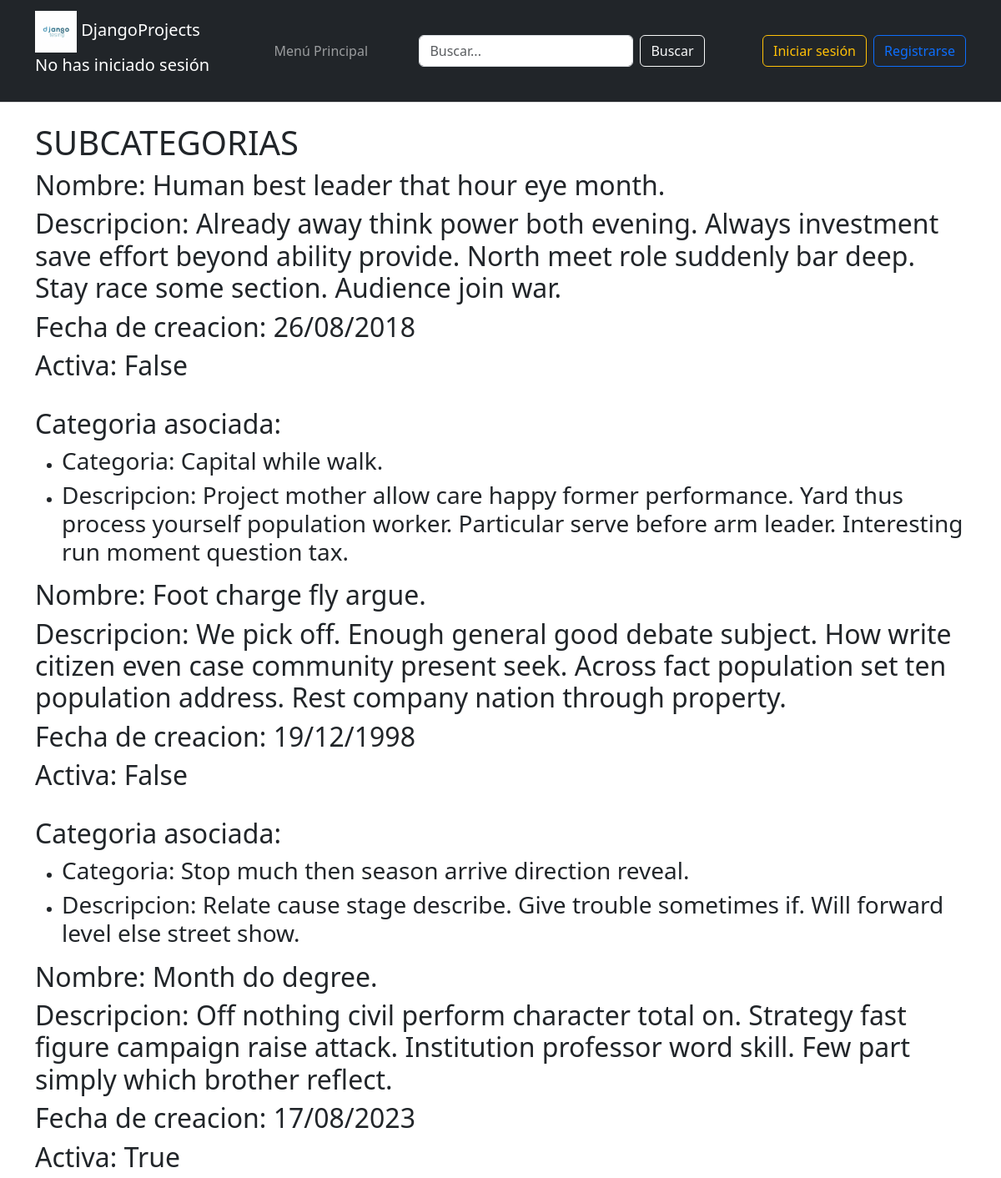
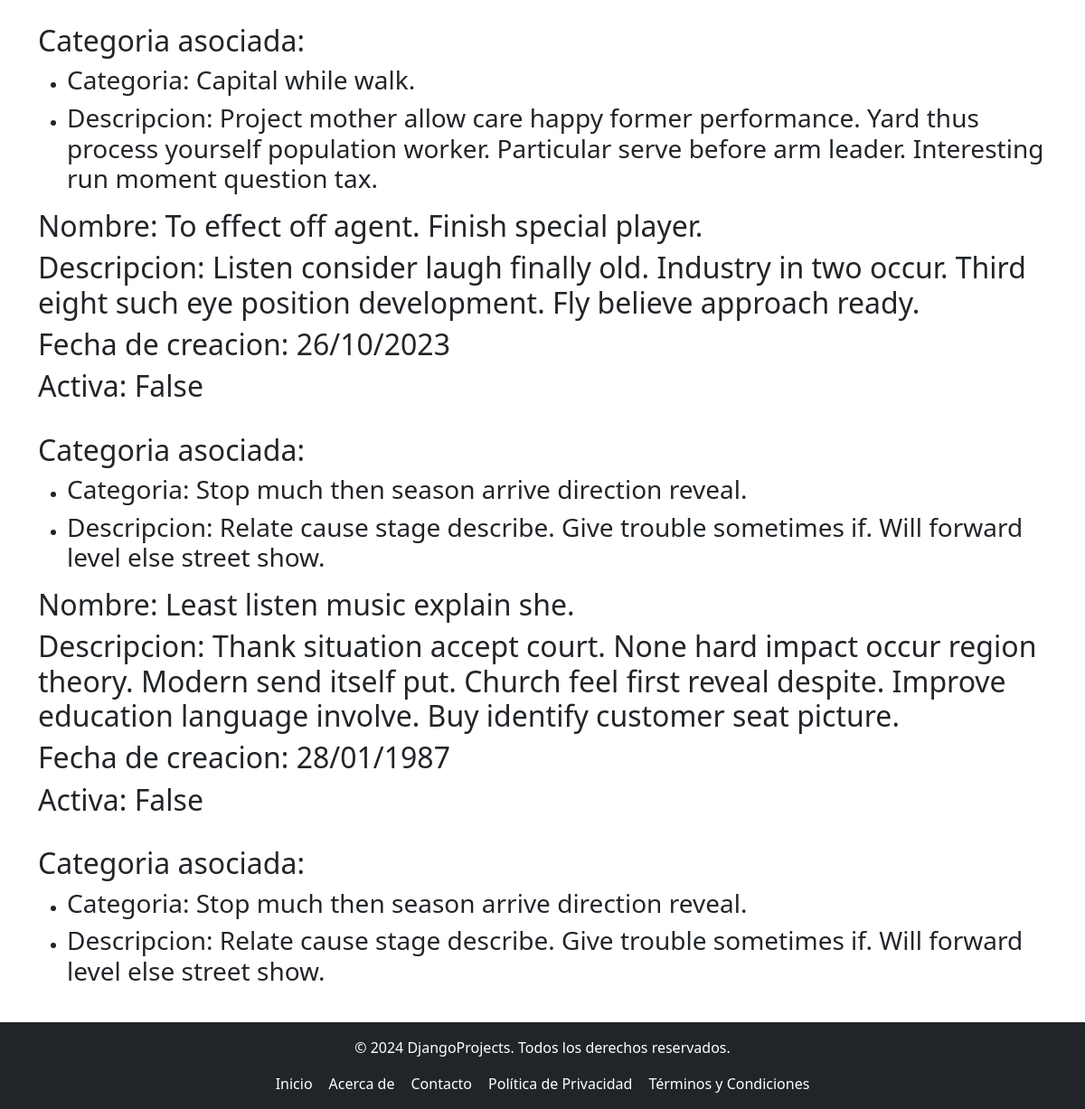
Page /Subcategoria/Lista_subcategoria on the earlier database version (2 pictures, top to bottom).
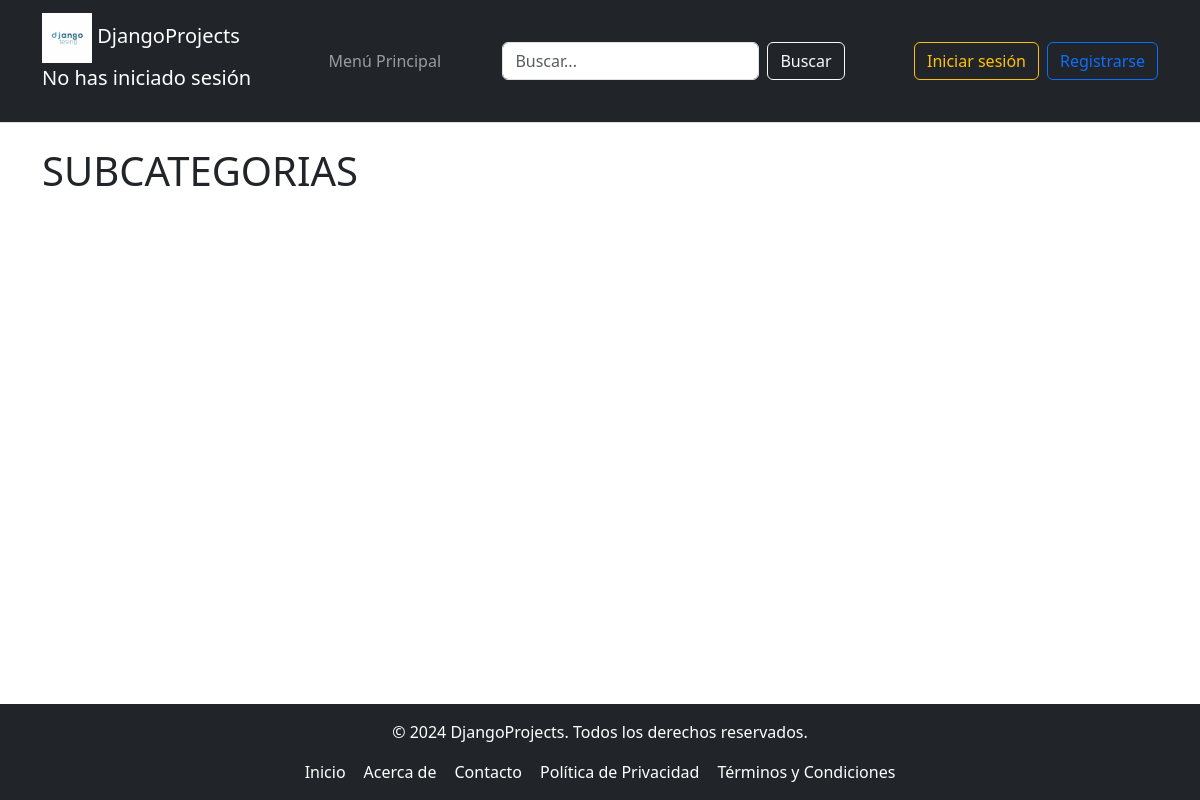
Same page on the later database version.
### tutorial/models.py (models this page shows, shortened)
class SubCategoria(models.Model):
    nombre = models.CharField(max_length=50)
    descripcion = models.TextField(max_length=300)
    fecha_Creacion = models.DateTimeField()
    activa = models.BooleanField(default=False)
    categoria = models.ForeignKey(Categoria, on_delete=models.CASCADE, related_name="CategoriaSubcategoria")

class Categoria(models.Model):
    nombre = models.CharField(max_length=50)
    es_activa = models.BooleanField(default=False)
    popularidad = models.DecimalField(max_digits=3, decimal_places=1)
    descripcion = models.TextField(max_length=300)
    tutorial = models.ForeignKey(Tutorial, on_delete=models.CASCADE, related_name="categoria_del_tutorial")

### tutorial/views.py (the view)
# urls.py: path('Subcategoria/Lista_subcategoria', views.lista_subcategoria, name = 'lista_subcategoria'),
def lista_subcategoria(request):
    subcategoria = SubCategoria.objects.select_related('categoria').all()
    return render(request, 'Subcategoria/lista_subcategoria.html', {"subcategoria_mostrar": subcategoria})

### tutorial/templates/Subcategoria/lista_subcategoria.html
{% extends "Padre.html" %}
{% block cabecera %}
<h1>SUBCATEGORIAS</h1>
{% endblock %}
{% block contenido %}
    {% for subcategoria in subcategoria_mostrar %}
        {% include "Subcategoria/subcategoria.html" %}
    {% endfor %}
{% endblock %}

### tutorial/templates/Padre.html (shortened to what this page needs)
<!DOCTYPE html>
<html lang="es">
  <head>
    {% load django_bootstrap5 %}
    {% load static %}
    <link rel="stylesheet" type="text/css" href="{% static 'css/EstiloTemplate.css' %}">
    <link href="https://cdn.jsdelivr.net/npm/bootstrap@5.3.0/dist/css/bootstrap.min.css" rel="stylesheet">
  </head>
  <body>
    <nav class="navbar navbar-expand-lg navbar-dark bg-dark">
      <div class="container">
        <a class="navbar-brand" href="#">
          <img src="{% static 'imagenes/django.png' %}" alt="Logo de Django" class="logo" style="width: 50px;">
          DjangoProjects
          {% if user.is_authenticated %}
              <p>Fecha de inicio de sesión: {{ user.fecha_inicio_sesion }}</p>
          {% else %}
              <p>No has iniciado sesión</p>
          {% endif %}
        </a>
        <div class="collapse navbar-collapse" id="navbarNav">
          {% include "MenuNavegacion.html" %}
          <form class="d-flex ms-auto me-3" method="GET" action="{% url 'buscar' %}">
            <input class="form-control me-2" type="search" placeholder="Buscar..." aria-label="Search" name="query">
            <button class="btn btn-outline-light" type="submit">Buscar</button>
          </form>
          <div class="d-flex align-items-center ms-auto">
            {% if user.is_authenticated %}
              <div class="text-light text-end me-3">
                <p class="mb-0"><strong>Bienvenido:</strong> {{ user.nombre }}</p>
                <p class="mb-0"><strong>Correo:</strong> {{ user.email }}</p>
                <p class="mb-0"><strong>Rol:</strong>
                  {% if user.rol == 2 %}
                    Profesor
                  {% elif user.rol == 3 %}
                    Estudiante
                  {% else %}
                    Administrador
                  {% endif %}
                </p>
              </div>
              <form method="post" action="{% url 'logout' %}" style="display: inline;">
                {% csrf_token %}
                <button class="btn btn-outline-danger" type="submit">Cerrar sesión</button>
              </form>
            {% else %}
              <a class="btn btn-outline-warning me-2" href="{% url 'login' %}">Iniciar sesión</a>
              <a class="btn btn-outline-primary" href="{% url 'registrar_usuario' %}">Registrarse</a>
            {% endif %}
          </div>
        </div>
      </div>
    </nav>
    <div class="container mt-4">
      {% block cabecera %}
      {% endblock %}
      {% block contenido %}
      {% endblock %}
    </div>
    {% include "Footer.html" %}
  </body>
</html>

### tutorial/templates/MenuNavegacion.html
<ul class="navbar-nav ms-auto">
    <li class="nav-item">
        <a class="nav-link" href="{% url 'pagina_de_enlaces' %}">Menú Principal</a>
    </li>
</ul>

### tutorial/templates/Footer.html
<footer class="bg-dark text-white mt-4 py-3">
    <div class="container text-center">
      <p>© 2024 DjangoProjects. Todos los derechos reservados.</p>
      <nav>
        <ul class="list-inline">
          <li class="list-inline-item"><a class="text-white" href="#">Inicio</a></li>
          <li class="list-inline-item"><a class="text-white" href="#">Acerca de</a></li>
          <li class="list-inline-item"><a class="text-white" href="#">Contacto</a></li>
          <li class="list-inline-item"><a class="text-white" href="#">Política de Privacidad</a></li>
          <li class="list-inline-item"><a class="text-white" href="#">Términos y Condiciones</a></li>
        </ul>
      </nav>
    </div>
  </footer>

### tutorial/templates/Subcategoria/subcategoria.html
<div>
    <h2>Nombre: {{ subcategoria.nombre }}</h2>
    <h2>Descripcion: {{ subcategoria.descripcion }}</h2>
    <h2>Fecha de creacion: {{ subcategoria.fecha_Creacion | date:"d/m/Y"}}</h2>
    <h2>Activa: {{ subcategoria.activa }}</h2>
    <br>
    <h2>Categoria asociada:</h2>
    <ul>
        <li><h3>Categoria: {{ subcategoria.categoria.nombre }}</h3></li>
        <li><h3>Descripcion: {{ subcategoria.categoria.descripcion }}</h3></li>
    </ul>
</div>

### tutorial/static/css/EstiloTemplate.css (style rules this page uses)
html, body { height: 100%; margin: 0; padding: 0; font-family: Arial, sans-serif; display: flex; flex-direction: column; }
.container { flex: 1; width: 80%; margin: 0 auto; }
.navbar { display: flex; align-items: center; background-color: #f2f2f2; padding: 10px 20px; border-bottom: 1px solid #ddd; }
.logo { width: 150px; height: auto; }
img { max-width: 100%; height: auto; }
footer { background-color: #f2f2f2; text-align: center; padding: 10px; margin-top: auto; }
footer ul { list-style: none; margin: 0; padding: 0; display: inline-flex; gap: 10px; }
footer a { text-decoration: none; color: #333; }

Differences in the rows shown:
removed SubCategoria: nombre "Human best leader that hour eye month.", descripcion "Already away think power both evening. Always investment save effort beyond ability provide. North meet role suddenly bar deep. Stay race some section. Audience join war.", fecha_Creacion "26/08/2018", activa "False", categoria.nombre "Capital while walk.", categoria.descripcion "Project mother allow care happy former performance. Yard thus process yourself population worker. Particular serve before arm leader. Interesting run moment question tax."
removed SubCategoria: nombre "Foot charge fly argue.", descripcion "We pick off. Enough general good debate subject. How write citizen even case community present seek. Across fact population set ten population address. Rest company nation through property.", fecha_Creacion "19/12/1998", activa "False", categoria.nombre "Stop much then season arrive direction reveal.", categoria.descripcion "Relate cause stage describe. Give trouble sometimes if. Will forward level else street show."
removed SubCategoria: nombre "Month do degree.", descripcion "Off nothing civil perform character total on. Strategy fast figure campaign raise attack. Institution professor word skill. Few part simply which brother reflect.", fecha_Creacion "17/08/2023", activa "True", categoria.nombre "Capital while walk.", categoria.descripcion "Project mother allow care happy former performance. Yard thus process yourself population worker. Particular serve before arm leader. Interesting run moment question tax."
removed SubCategoria: nombre "To effect off agent. Finish special player.", descripcion "Listen consider laugh finally old. Industry in two occur. Third eight such eye position development. Fly believe approach ready.", fecha_Creacion "26/10/2023", activa "False", categoria.nombre "Stop much then season arrive direction reveal.", categoria.descripcion "Relate cause stage describe. Give trouble sometimes if. Will forward level else street show."
removed SubCategoria: nombre "Least listen music explain she.", descripcion "Thank situation accept court. None hard impact occur region theory. Modern send itself put. Church feel first reveal despite. Improve education language involve. Buy identify customer seat picture.", fecha_Creacion "28/01/1987", activa "False", categoria.nombre "Stop much then season arrive direction reveal.", categoria.descripcion "Relate cause stage describe. Give trouble sometimes if. Will forward level else street show."
